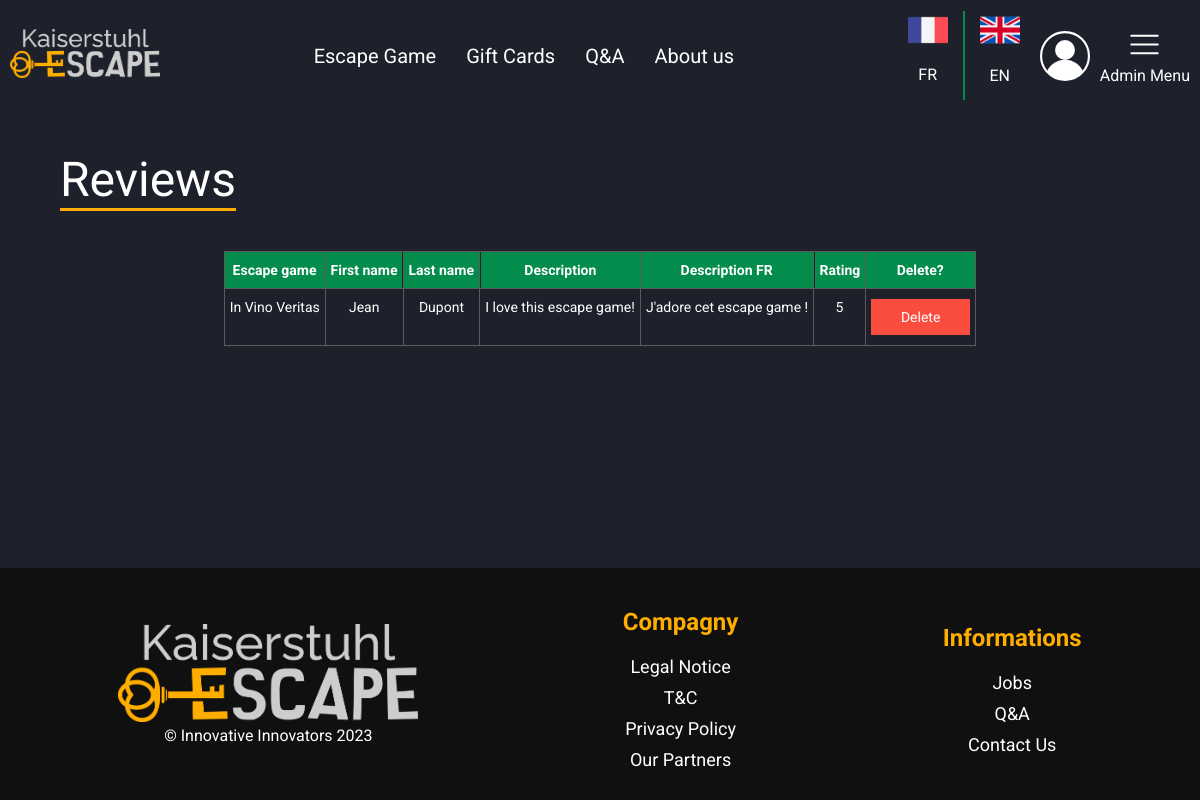
The app's page /index.php?action=admin&page=reviews (signed in) with its own data.
### tables this page shows
CREATE TABLE `reviews` (
  `id_reviews` int(11) NOT NULL,
  `firstName` varchar(32) DEFAULT NULL,
  `lastName` varchar(32) DEFAULT NULL,
  `description` text DEFAULT NULL,
  `descriptionFR` text DEFAULT NULL,
  `rating` float DEFAULT NULL,
  `id_escapeGame` int(11) DEFAULT NULL,
  `id_user` int(11) DEFAULT NULL
);

CREATE TABLE `escapeGame` (
  `id_escapeGame` int(11) NOT NULL,
  `name` varchar(64) DEFAULT NULL,
  `nameFR` varchar(64) DEFAULT NULL,
  `description` text DEFAULT NULL,
  `descriptionFR` text DEFAULT NULL,
  `address` varchar(255) DEFAULT NULL,
  `duration` int(11) NOT NULL,
  `x` float DEFAULT NULL,
  `y` float DEFAULT NULL,
  `visible` tinyint(1) DEFAULT NULL,
  `onFront` tinyint(1) DEFAULT NULL,
  `price2_3Persons` float DEFAULT NULL,
  `price4Persons` float DEFAULT NULL,
  `price5Persons` float DEFAULT NULL,
  `price6Persons` float DEFAULT NULL,
  `price7Persons` float DEFAULT NULL,
  `price8Persons` float DEFAULT NULL,
  `price9Persons` float DEFAULT NULL,
  `price10Persons` float DEFAULT NULL,
  `price11Persons` float DEFAULT NULL,
  `price12Persons` float DEFAULT NULL,
  `price12PlusPersons` float DEFAULT NULL,
  `difficulty` enum('Beginner','Easy','Medium','Hard','Extreme') DEFAULT NULL,
  `difficultyFR` enum('Débutant','Facile','Moyen','Difficile','Extrême') DEFAULT NULL
);

### vue/vue.class.php (called while the page is built, shortened)
<?php
class vue
{
    private $fichierVue;
    public function __construct($action)
    {
        $this->fichierVue = "vue/vue" . $action . ".php";
    }
    public function afficher($data, $title)
    {
        require $this->fichierVue;
        require "gabarit.php";
    }
}

### controleur/ctrAdmin.class.php (called while the page is built, shortened)
<?php
require_once "modele/escapeGame.class.php";
require_once "modele/reviews.class.php";
require_once "vue/vue.class.php";
class ctrAdmin
{
    public $reviews;
    public function __construct()
    {
        $this->reviews = new review();
    }
    public function reviews()
    {
        $reviews = $this->reviews->getReviews();
        $title = "Administration Reviews - Kaiserstuhl escape";
        $objVue = new vue("AdminReviews");
        $objVue->afficher(array("reviews" => $reviews), $title);
    }
}

### index.php (called while the page is built, shortened)
<?php
require "includes/default_config.php";
$objRouteur = new Routeur();
$objRouteur->routeurRequete();

### modele/reviews.class.php (called while the page is built, shortened)
<?php
require_once "modele/bdd.class.php";
require_once "vue/vue.class.php";
class review extends bdd
{
    public function getReviews()
    {
        $req = "SELECT id_reviews, firstName, lastName, reviews.description, reviews.descriptionFR, rating, reviews.id_escapeGame, id_user, escapeGame.name, escapeGame.nameFR FROM reviews INNER JOIN escapeGame ON reviews.id_escapeGame = escapeGame.id_escapeGame";
        return $this->execReq($req);
    }
}

### includes/default_config.php (called while the page is built, shortened)
<?php
$conf = new stdClass();
$conf->DBHOST = config::$DBHost ?? "localhost";
$conf->DBUSER = config::$DBUser ?? "root";
$conf->DBNAME = config::DBNAME;
$conf->DBPWD = config::$DBPwd ?? "admin";

### modele/bdd.class.php (called while the page is built, shortened)
<?php
abstract class bdd
{
    private $bdd;
    protected function execReq($req)
    {
        $reponse = $this->connexionBDD()->query($req);
        $resultat = $reponse->fetchAll(PDO::FETCH_ASSOC);
        return $resultat;
    }
    private function connexionBDD()
    {
        global $conf;
        if (!isset($this->bdd))
            try {
                $options = array(PDO::MYSQL_ATTR_INIT_COMMAND => "SET NAMES utf8");
                $this->bdd = new PDO('mysql:host=' . $conf->DBHOST . ';dbname=' . $conf->DBNAME, $conf->DBUSER, $conf->DBPWD, $options);
            } catch (Exception $err) {
                throw new Exception("Connexion à la BDD");
            }
        return $this->bdd;
    }
}

### vue/vueAdminReviews.php (the view, shortened to what this page needs)
<h2 class="titleUnderline"><?= ADMIN_REVIEWS_TITLE ?></h2>
<div class="tableContactForm">
    <div class="tg-wrap">
        <table class="tg">
            <thead>
            <tr>
                <th class="tg-a43n"><?= ADMIN_REVIEWS_ESCAPEGAME_NAME ?></th>
                <th class="tg-a43n"><?= ADMIN_REVIEWS_FIRST_NAME ?></th>
                <th class="tg-a43n"><?= ADMIN_REVIEWS_LAST_NAME ?></th>
                <th class="tg-a43n"><?= ADMIN_REVIEWS_DESCRIPTION ?></th>
                <th class="tg-a43n"><?= ADMIN_REVIEWS_DESCRIPTION_FR ?></th>
                <th class="tg-a43n"><?= ADMIN_REVIEWS_RATING ?></th>
                <th class="tg-a43n"><?= ADMIN_REVIEWS_DELETE ?></th>
            </tr>
            </thead>
            <tbody>
            <?php
            foreach ($reviews as $review) {
                ?>
                <tr>
                    <?php
                    if ($_SESSION["lang"] == "fr") {
                        ?>
                        <td class="tg-m5d1"><?= $review['nameFR'] ?></td>
                        <?php
                    } elseif ($_SESSION["lang"] == "en") {
                        ?>
                        <td class="tg-m5d1"><?= $review['name'] ?></td>
                        <?php
                    } else {
                        ?>
                        <td class="tg-m5d1"><?= $review['name'] ?></td>
                        <?php
                    }
                    ?>
                    <td class="tg-m5d1"><?= $review['firstName'] ?></td>
                    <td class="tg-m5d1"><?= $review['lastName'] ?></td>
                    <td class="tg-m5d1"><?= $review['description'] ?></td>
                    <td class="tg-m5d1"><?= $review['descriptionFR'] ?></td>
                    <td class="tg-m5d1"><?= $review['rating'] ?></td>
                    <td class="tg-wkfw noBg">
                        <div class="deleteUser"><?= ADMIN_CONTACT_FORM_DELETE ?></div>
                    </td>
                </tr>
                <?php
            }
            ?>
            </tbody>
        </table>
    </div>
</div>

### styles/style.css (style rules this page uses)
:root { --background: #1E212B; --yellow: #FFAE00; --green: #038C4C; --black: #101010; --lightBlue: #373D50; --red: #fb4d3d; --lightGrey: #a4a4a4; --veryLightBlue: #6A7497; --grey: #D9D9D9; }
html, body { height: 100%; }
body { margin: 0; background-color: var(--background); font-family: 'Roboto', sans-serif; display: grid; grid-template-rows: auto 1fr auto; grid-template-columns: 100%; }
.titleUnderline { position: relative; display: inline-block; font-size: 32px; font-weight: 400; border-bottom: var(--yellow) solid 3px; }
.titleUnderline::after { content: ""; position: absolute; border-bottom: var(--yellow) 3px solid; }
.tg { border-collapse: collapse; border-spacing: 0; margin: 0px auto; text-align: center; }
.tg td { border-color: black; border-style: solid; border-width: 1px; font-size: 14px; overflow: hidden; padding: 10px 5px; word-break: normal; }
.tg th { border-color: black; border-style: solid; border-width: 1px; font-size: 14px; font-weight: normal; overflow: hidden; padding: 10px 5px; word-break: normal; }
.tg .tg-m5d1 { border-color: #5b5b5b; color: #ffffff; text-align: center; vertical-align: top }
.tg .tg-wkfw { background-color: var(--yellow); border-color: #5b5b5b; color: black; text-align: center; vertical-align: top; }
.tg .tg-a43n { background-color: var(--green); border-color: #5b5b5b; color: #ffffff; font-weight: bold; position: -webkit-sticky; position: sticky; text-align: center; top: -1px; vertical-align: top; will-change: transform; }
.noBg { background-color: rgba(255, 255, 255, 0) !important; }
.deleteUser { background-color: var(--red); padding: 10px 30px; color: white; cursor: pointer; }

### styles/stylePC.css (style rules this page uses)
.titleUnderline { font-size: 48px; }

### records on screen
reviews: id_escapeGame.name "In Vino Veritas", firstName "Jean", lastName "Dupont", description "I love this escape game!", descriptionFR "J'adore cet escape game !", rating "5"

### other values on screen
MENU_ESCAPE_GAME "Escape Game"
MENU_GIFT_CARDS "Gift Cards"
MENU_Q_AND_A "Q&A"
MENU_ABOUT_US "About us"
ADMIN_REVIEWS_TITLE "Reviews"
ADMIN_REVIEWS_ESCAPEGAME_NAME "Escape game"
ADMIN_REVIEWS_FIRST_NAME "First name"
ADMIN_REVIEWS_LAST_NAME "Last name"
ADMIN_REVIEWS_DESCRIPTION "Description"
ADMIN_REVIEWS_DESCRIPTION_FR "Description FR"
ADMIN_REVIEWS_RATING "Rating"
ADMIN_REVIEWS_DELETE "Delete?"
FOOTER_COMPAGNY "Compagny"
FOOTER_LEGAL_NOTICE "Legal Notice"
FOOTER_T_AND_C "T&C"
